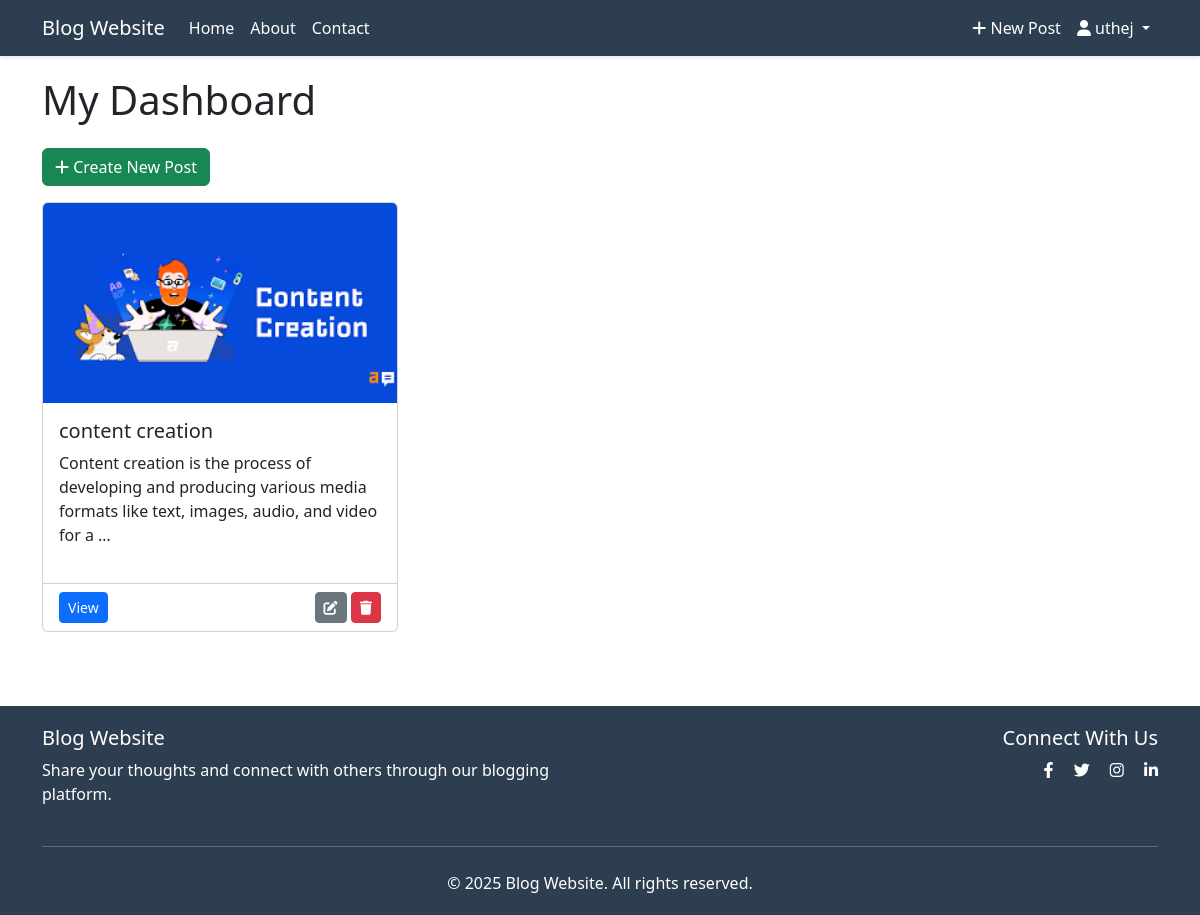
The page /dashboard/ (signed in) on the database its author committed.
### blog_app/models.py (models this page shows, shortened)
class Post(models.Model):
    title = models.CharField(max_length=200)
    content = models.TextField()
    image = models.ImageField(upload_to='post_images/', null=True, blank=True)
    video = models.FileField(upload_to='post_videos/', null=True, blank=True)
    date_posted = models.DateTimeField(default=timezone.now)
    author = models.ForeignKey(User, on_delete=models.CASCADE)
    likes = models.ManyToManyField(User, related_name='blog_posts', blank=True)

### blog_app/views.py (the view)
# urls.py: path('dashboard/', views.dashboard, name='dashboard'),
@login_required
def dashboard(request):
    user_posts = Post.objects.filter(author=request.user).order_by('-date_posted')
    return render(request, 'blog_app/dashboard.html', {
        'title': 'Dashboard',
        'posts': user_posts
    })

### blog_app/templates/blog_app/dashboard.html (shortened to what this page needs)
{% extends 'blog_app/base.html' %}
{% block content %}
<div class="container">
    <h1 class="mb-4">My Dashboard</h1>
    <a href="{% url 'create-post' %}" class="btn btn-success mb-3"><i class="fas fa-plus"></i> Create New Post</a>
    <div class="row">
        {% for post in posts %}
        <div class="col-md-6 col-lg-4">
            <div class="card post-card h-100">
                {% if post.image %}
                <img src="{{ post.image.url }}" class="card-img-top" alt="{{ post.title }}" style="height: 200px; object-fit: cover;">
                {% endif %}
                <div class="card-body">
                    <h5 class="card-title">{{ post.title }}</h5>
                    <p class="card-text">{{ post.content|truncatewords:20 }}</p>
                </div>
                <div class="card-footer bg-transparent d-flex justify-content-between align-items-center">
                    <a href="{% url 'post-detail' post.pk %}" class="btn btn-primary btn-sm">View</a>
                    <div>
                        <a href="{% url 'update-post' post.pk %}" class="btn btn-secondary btn-sm"><i class="fas fa-edit"></i></a>
                        <a href="{% url 'delete-post' post.pk %}" class="btn btn-danger btn-sm"><i class="fas fa-trash"></i></a>
                    </div>
                </div>
            </div>
        </div>
        {% empty %}
        <div class="col-12">
            <div class="alert alert-info text-center">You have not created any posts yet.</div>
        </div>
        {% endfor %}
    </div>
</div>
{% endblock %}

### blog_app/templates/blog_app/includes/navbar.html (shortened to what this page needs)
<nav class="navbar navbar-expand-lg navbar-dark">
    <div class="container">
        <a class="navbar-brand" href="{% url 'home' %}">Blog Website</a>
        <div class="collapse navbar-collapse" id="navbarNav">
            <ul class="navbar-nav me-auto">
                <li class="nav-item">
                    <a class="nav-link" href="{% url 'home' %}">Home</a>
                </li>
                <li class="nav-item">
                    <a class="nav-link" href="{% url 'about' %}">About</a>
                </li>
                <li class="nav-item">
                    <a class="nav-link" href="{% url 'contact' %}">Contact</a>
                </li>
            </ul>
            <ul class="navbar-nav">
                {% if user.is_authenticated %}
                    <li class="nav-item">
                        <a class="nav-link" href="{% url 'create-post' %}">
                            <i class="fas fa-plus"></i> New Post
                        </a>
                    </li>
                    <li class="nav-item dropdown">
                        <a class="nav-link dropdown-toggle" href="#" id="navbarDropdown" role="button" data-bs-toggle="dropdown">
                            <i class="fas fa-user"></i> {{ user.username }}
                        </a>
                    </li>
                {% endif %}
            </ul>
        </div>
    </div>
</nav>

### blog_app/templates/blog_app/base.html (style rules this page uses)
.navbar { background-color: #2c3e50; box-shadow: 0 2px 4px rgba(0,0,0,0.1); }
.navbar-brand, .nav-link { color: white !important; }
.post-card { transition: transform 0.3s; margin-bottom: 20px; }

### rows shown on the page
Post: image (picture), title "content creation", content "Content creation is the process of developing and producing various media formats like text, images, audio, and video for a …"

### other values the page prints
{{ user.username }} "uthej"
